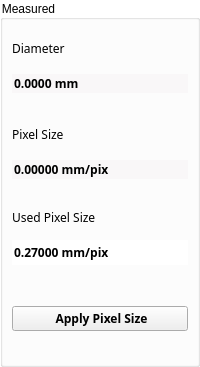
         <widget class="QGroupBox" name="groupBoxPixelSizeCalibration">
          <property name="styleSheet">
           <string notr="true">QGroupBox{
    background-color: transparent;
}</string>
          </property>
          <property name="title">
           <string>Measured</string>
          </property>
          <layout class="QGridLayout" name="gridLayout_39">
           <property name="leftMargin">
            <number>0</number>
           </property>
           <property name="topMargin">
            <number>0</number>
           </property>
           <property name="rightMargin">
            <number>0</number>
           </property>
           <property name="bottomMargin">
            <number>4</number>
           </property>
           <property name="spacing">
            <number>4</number>
           </property>
           <item row="2" column="0">
            <widget class="ContentBoardItem" name="widgetDashBoardPixelSize" native="true">
             <property name="minimumSize">
              <size>
               <width>0</width>
               <height>82</height>
              </size>
             </property>
             <property name="maximumSize">
              <size>
               <width>16777215</width>
               <height>82</height>
              </size>
             </property>
             <property name="styleSheet">
              <string notr="true">/*QFrame{
     background:rgb(249,247,248);
     min-height: 80px;
     max-height: 80px;
}

QLabel{
  background:rgb(249,247,248);
  color: rgb(39,51,66);
  font-size: 16px;
  font-family: Siemens Sans;
  min-height: 20px;
  max-height: 20px;
}

QDoubleSpinBox{
  background:rgb(255,255,255);
  color: rgb(39,51,66);
  font-size: 16px;
  font-weight: bold;
  font-family: Siemens Sans;
  min-height: 32px;
  max-height: 32px;
min-width: 0px;
}
*/
QDoubleSpinBox::focus{
 border: 2px solid rgb(0,95,135);
}




</string>
             </property>
             <layout class="QGridLayout" name="gridLayout_43">
              <property name="leftMargin">
               <number>9</number>
              </property>
              <property name="topMargin">
               <number>9</number>
              </property>
              <property name="rightMargin">
               <number>9</number>
              </property>
              <property name="bottomMargin">
               <number>9</number>
              </property>
              <property name="spacing">
               <number>6</number>
              </property>
              <item row="0" column="0">
               <widget class="QLabel" name="labelContentBoardUsedPixelSize">
                <property name="font">
                 <font>
                  <family>Siemens Sans</family>
                 </font>
                </property>
                <property name="styleSheet">
                 <string notr="true"/>
                </property>
                <property name="text">
                 <string>Used Pixel Size</string>
                </property>
               </widget>
              </item>
              <item row="1" column="0">
               <widget class="QDoubleSpinBox" name="doubleSpinBoxUsedPixelSize">
                <property name="font">
                 <font>
                  <family>Siemens Sans</family>
                  <weight>75</weight>
                  <bold>true</bold>
                 </font>
                </property>
                <property name="styleSheet">
                 <string notr="true"/>
                </property>
                <property name="wrapping">
                 <bool>false</bool>
                </property>
                <property name="frame">
                 <bool>false</bool>
                </property>
                <property name="buttonSymbols">
                 <enum>QAbstractSpinBox::NoButtons</enum>
                </property>
                <property name="suffix">
                 <string> mm/pix</string>
                </property>
                <property name="decimals">
                 <number>5</number>
                </property>
                <property name="minimum">
                 <double>0.001000000000000</double>
                </property>
                <property name="maximum">
                 <double>100000.000000000000000</double>
                </property>
                <property name="singleStep">
                 <double>0.010000000000000</double>
                </property>
                <property name="value">
                 <double>0.270000000000000</double>
                </property>
               </widget>
              </item>
             </layout>
            </widget>
           </item>
           <item row="3" column="0">
            <widget class="ContentBoardItem" name="widgetDashBoardButtonGetStatusOutputs" native="true">
             <property name="minimumSize">
              <size>
               <width>0</width>
               <height>82</height>
              </size>
             </property>
             <property name="maximumSize">
              <size>
               <width>16777215</width>
               <height>82</height>
              </size>
             </property>
             <property name="styleSheet">
              <string notr="true">/*QFrame{
     background:rgb(249,247,248);

}

QLabel{
  background:rgb(249,247,248);
  color: rgb(39,51,66);
  font-size: 16px;
  font-family: Siemens Sans;
  min-height: 18px;
  max-height: 18px;
}
*/



</string>
             </property>
             <layout class="QGridLayout" name="gridLayout_42">
              <property name="leftMargin">
               <number>9</number>
              </property>
              <property name="topMargin">
               <number>9</number>
              </property>
              <property name="rightMargin">
               <number>9</number>
              </property>
              <property name="bottomMargin">
               <number>9</number>
              </property>
              <property name="spacing">
               <number>6</number>
              </property>
              <item row="0" column="0">
               <widget class="QPushButton" name="pushButtonApplyNewPixelSize">
                <property name="font">
                 <font>
                  <family>Siemens Sans</family>
                  <weight>75</weight>
                  <bold>true</bold>
                 </font>
                </property>
                <property name="autoFillBackground">
                 <bool>false</bool>
                </property>
                <property name="styleSheet">
                 <string notr="true"/>
                </property>
                <property name="text">
                 <string> Apply Pixel Size</string>
                </property>
                <property name="checkable">
                 <bool>false</bool>
                </property>
                <property name="autoRepeat">
                 <bool>false</bool>
                </property>
                <property name="autoDefault">
                 <bool>false</bool>
                </property>
                <property name="flat">
                 <bool>false</bool>
                </property>
               </widget>
              </item>
             </layout>
            </widget>
           </item>
           <item row="1" column="0">
            <widget class="ContentBoardItem" name="widgetDashBoardPixelSize_2" native="true">
             <property name="minimumSize">
              <size>
               <width>0</width>
               <height>82</height>
              </size>
             </property>
             <property name="maximumSize">
              <size>
               <width>16777215</width>
               <height>82</height>
              </size>
             </property>
             <property name="styleSheet">
              <string notr="true">/*QFrame{
     background:rgb(249,247,248);
     min-height: 80px;
     max-height: 80px;
}

QLabel{
  background:rgb(249,247,248);
  color: rgb(39,51,66);
  font-size: 16px;
  font-family: Siemens Sans;
  min-height: 20px;
  max-height: 20px;
}

QDoubleSpinBox{
  background:rgb(249,247,248);
  color: rgb(39,51,66);
  font-size: 16px;
  font-weight: bold;
  font-family: Siemens Sans;
  min-height: 32px;
  max-height: 32px;
}
*/




</string>
             </property>
             <layout class="QGridLayout" name="gridLayout_40">
              <property name="leftMargin">
               <number>9</number>
              </property>
              <property name="topMargin">
               <number>9</number>
              </property>
              <property name="rightMargin">
               <number>9</number>
              </property>
              <property name="bottomMargin">
               <number>9</number>
              </property>
              <property name="spacing">
               <number>6</number>
              </property>
              <item row="2" column="0">
               <widget class="QDoubleSpinBox" name="doubleSpinBoxMeasuredPixelSize">
                <property name="font">
                 <font>
                  <family>Siemens Sans</family>
                  <weight>75</weight>
                  <bold>true</bold>
                 </font>
                </property>
                <property name="styleSheet">
                 <string notr="true">QDoubleSpinBox
{
 background:rgb(249,247,248);
 min-width: 0px;
 border: 0px;
 }
[STATE = &quot;Error&quot;]
{ 
 background:rgb(202, 51, 51);
 min-width: 0px;
 border: 0px;
 }
QDoubleSpinBox[STATE =&quot;Warning&quot;]
{ 
 background:rgb(234, 206, 33);
 min-width: 0px;
 border: 0px;
 }
</string>
                </property>
                <property name="wrapping">
                 <bool>false</bool>
                </property>
                <property name="frame">
                 <bool>false</bool>
                </property>
                <property name="readOnly">
                 <bool>true</bool>
                </property>
                <property name="buttonSymbols">
                 <enum>QAbstractSpinBox::NoButtons</enum>
                </property>
                <property name="suffix">
                 <string> mm/pix</string>
                </property>
                <property name="decimals">
                 <number>5</number>
                </property>
                <property name="minimum">
                 <double>0.000000000000000</double>
                </property>
                <property name="maximum">
                 <double>10000.000000000000000</double>
                </property>
                <property name="singleStep">
                 <double>0.001000000000000</double>
                </property>
               </widget>
              </item>
              <item row="1" column="0">
               <widget class="QLabel" name="labelDashBoardPixelSize_2">
                <property name="font">
                 <font>
                  <family>Siemens Sans</family>
                 </font>
                </property>
                <property name="styleSheet">
                 <string notr="true"/>
                </property>
                <property name="text">
                 <string>Pixel Size</string>
                </property>
               </widget>
              </item>
             </layout>
            </widget>
           </item>
           <item row="0" column="0">
            <widget class="ContentBoardItem" name="widgetDashBoardMeasureNeckDiameter" native="true">
             <property name="minimumSize">
              <size>
               <width>0</width>
               <height>82</height>
              </size>
             </property>
             <property name="maximumSize">
              <size>
               <width>16777215</width>
               <height>82</height>
              </size>
             </property>
             <property name="styleSheet">
              <string notr="true">/*QFrame{
     background:rgb(249,247,248);
     min-height: 80px;
     max-height: 80px;
}

QLabel{
  background:rgb(249,247,248);
  color: rgb(39,51,66);
  font-size: 16px;
  font-family: Siemens Sans;
  min-height: 20px;
  max-height: 20px;
}

QDoubleSpinBox{
  background:rgb(249,247,248);
  color: rgb(39,51,66);
  font-size: 16px;
  font-weight: bold;
  font-family: Siemens Sans;
  min-height: 32px;
  max-height: 32px;
}
*/



</string>
             </property>
             <layout class="QGridLayout" name="gridLayout_41">
              <property name="leftMargin">
               <number>9</number>
              </property>
              <property name="topMargin">
               <number>9</number>
              </property>
              <property name="rightMargin">
               <number>9</number>
              </property>
              <property name="bottomMargin">
               <number>9</number>
              </property>
              <property name="spacing">
               <number>6</number>
              </property>
              <item row="2" column="0">
               <widget class="QDoubleSpinBox" name="doubleSpinBoxMeasureNeckDiameter">
                <property name="font">
                 <font>
                  <family>Siemens Sans</family>
                  <weight>75</weight>
                  <bold>true</bold>
                 </font>
                </property>
                <property name="styleSheet">
                 <string notr="true">QDoubleSpinBox
{
 background:rgb(249,247,248);
 min-width: 0px;
 border: 0px;
 }
[STATE = &quot;Error&quot;]
{ 
 background:rgb(202, 51, 51);
 min-width: 0px;
 border: 0px;
 }

QDoubleSpinBox[STATE =&quot;Warning&quot;]
{ 
 background:rgb(234, 206, 33);
 min-width: 0px;
 border: 0px;
 }

</string>
                </property>
                <property name="wrapping">
                 <bool>false</bool>
                </property>
                <property name="frame">
                 <bool>false</bool>
                </property>
                <property name="readOnly">
                 <bool>true</bool>
                </property>
                <property name="buttonSymbols">
                 <enum>QAbstractSpinBox::NoButtons</enum>
                </property>
                <property name="suffix">
                 <string> mm</string>
                </property>
                <property name="decimals">
                 <number>4</number>
                </property>
                <property name="minimum">
                 <double>0.000000000000000</double>
                </property>
                <property name="maximum">
                 <double>10000.000000000000000</double>
                </property>
                <property name="singleStep">
                 <double>0.001000000000000</double>
                </property>
               </widget>
              </item>
              <item row="0" column="0">
               <widget class="QLabel" name="labelDashBoardMeasureNeckDiameter">
                <property name="font">
                 <font>
                  <family>Siemens Sans</family>
                 </font>
                </property>
                <property name="styleSheet">
                 <string notr="true"/>
                </property>
                <property name="text">
                 <string>Diameter</string>
                </property>
               </widget>
              </item>
             </layout>
            </widget>
           </item>
          </layout>
         </widget>
